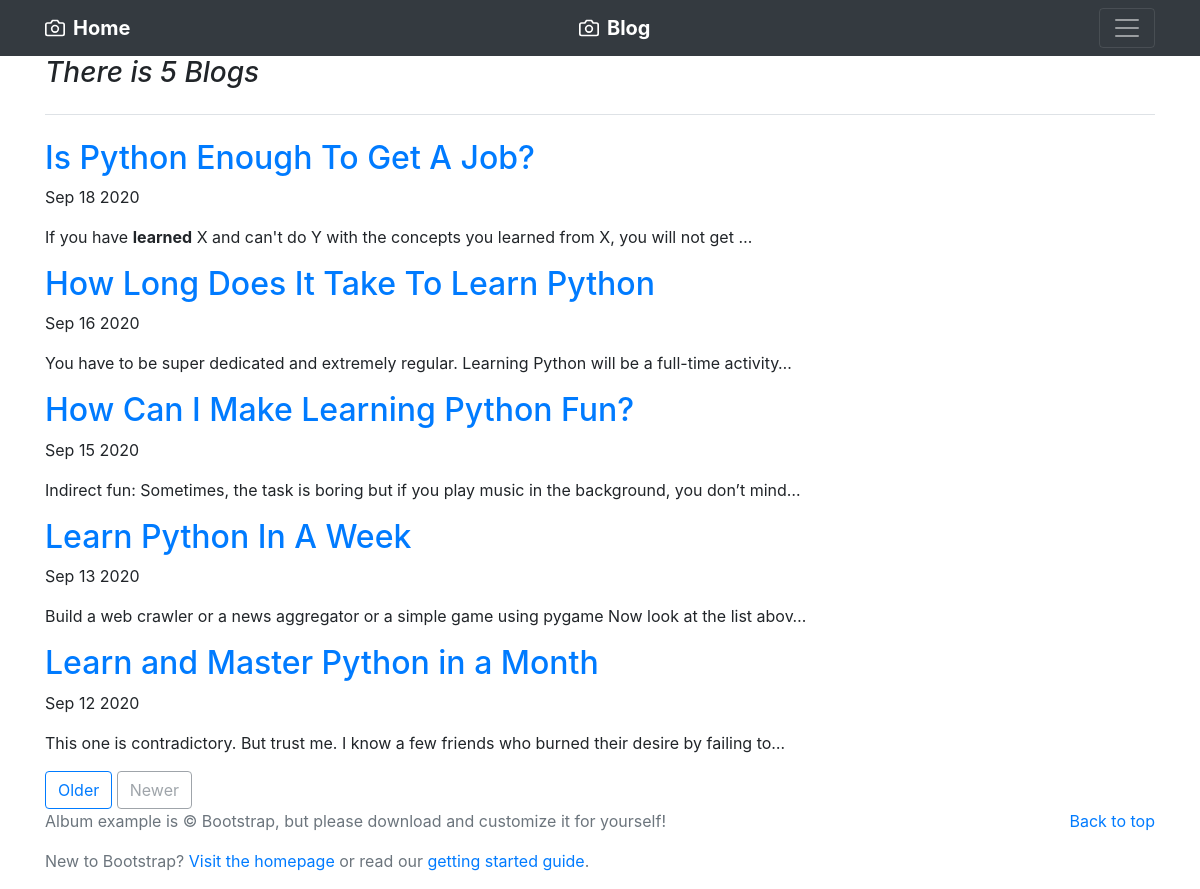
Screenshot of /blog/ with the database file from the repository.
### blog/models.py (models this page shows, shortened)
class Blog(models.Model):
    title = models.CharField(max_length=200)
    description = models.TextField()
    date = models.DateField()

### blog/views.py (the view)
# urls.py: path('', views.all_blog, name="all_blog"),
def all_blog(request):
    blogs = Blog.objects.all().order_by('-date')[:5]
    return render(request, 'blog/all_blog.html',{'blogs':blogs})

### blog/templates/blog/all_blog.html
{% extends "base.html" %}
{% block content %}
<main role="main" class="container">
  <div class="row">
    <div class="col-md-12 blog-main">
      <h3 class="pb-4 mb-4 font-italic border-bottom">
        There is {{blogs.count}} Blog{{blogs.count|pluralize}}
      </h3>
    {% for blog in blogs %}
      <div class="blog-post">
        <a href="{% url 'blog:blog_detail' blog.id %}"> <h2 class="blog-post-title">{{blog.title}}</h2> </a>
        <p class="blog-post-meta">{{blog.date|date:'M d Y'}}</p>
        <p>{{blog.description|safe|truncatechars:100}}</p>
      </div>
    {% endfor %}
      <nav class="blog-pagination">
        <a class="btn btn-outline-primary" href="#">Older</a>
        <a class="btn btn-outline-secondary disabled" href="#" tabindex="-1" aria-disabled="true">Newer</a>
      </nav>
    </div>
  </div>
</main>
{% endblock %}

### portfolio/templates/base.html (shortened to what this page needs)
<!doctype html>
<html lang="en">
  <head>
    <link href="https://getbootstrap.com/docs/4.0/dist/css/bootstrap.min.css" rel="stylesheet">
    <link href="https://getbootstrap.com/docs/4.0/examples/album/album.css" rel="stylesheet">
  </head>
  <body>
    <header>
      <div class="navbar navbar-dark bg-dark box-shadow">
        <div class="container d-flex justify-content-between">
          <a href="{% url 'home' %}" class="navbar-brand d-flex align-items-center">
            <strong>Home</strong>
          </a>
          <a href="{% url 'blog:all_blog' %}" class="navbar-brand d-flex align-items-center">
            <strong>Blog</strong>
          </a>
          <button class="navbar-toggler" type="button" data-toggle="collapse" data-target="#navbarHeader" aria-controls="navbarHeader" aria-expanded="false" aria-label="Toggle navigation">
            <span class="navbar-toggler-icon"></span>
          </button>
        </div>
      </div>
    </header>
    <main role="main">
      {% block content %}{% endblock %}
    </main>
    <footer class="text-muted">
      <div class="container">
        <p class="float-right">
          <a href="#">Back to top</a>
        </p>
        <p>Album example is &copy; Bootstrap, but please download and customize it for yourself!</p>
        <p>New to Bootstrap? <a href="../../">Visit the homepage</a> or read our <a href="../../getting-started/">getting started guide</a>.</p>
      </div>
    </footer>
  </body>
</html>

### rows the page displays
Blog: title "Is Python Enough To Get A Job?", date "Sep 18 2020", description "If you have learned X and can't do Y with the concepts you learned from X, you will not get …"
Blog: title "How Long Does It Take To Learn Python", date "Sep 16 2020", description "You have to be super dedicated and extremely regular. Learning Python will be a full-time activity…"
Blog: title "How Can I Make Learning Python Fun?", date "Sep 15 2020", description "Indirect fun: Sometimes, the task is boring but if you play music in the background, you don’t mind…"
Blog: title "Learn Python In A Week", date "Sep 13 2020", description "Build a web crawler or a news aggregator or a simple game using pygame Now look at the list abov…"
Blog: title "Learn and Master Python in a Month", date "Sep 12 2020", description "This one is contradictory. But trust me. I know a few friends who burned their desire by failing to…"

### other values shown
{{ blogs.count }} "5"
